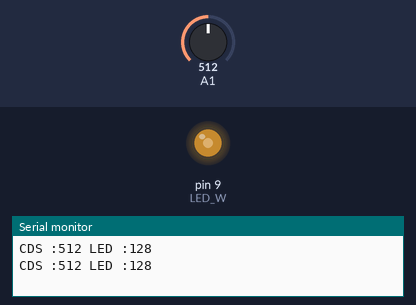
Bench run of a sketch on a simulated Arduino Uno, built with avr-gcc and run on an emulated ATmega328P. Shown: output pins drawn as LEDs (lit = HIGH), the last lines printed to the serial monitor. The test bench sets the inputs (shaded band); at power-on: A1 = 512.

Above: at 1.8 s.
1.9 s: A1 set to 306
At 2.8 s:
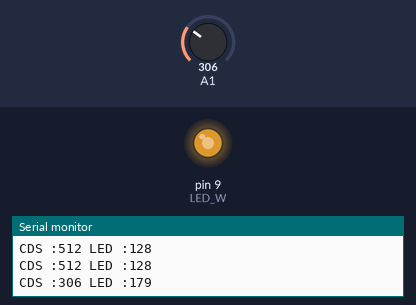
3.5 s: A1 set to 122
At 4.4 s:
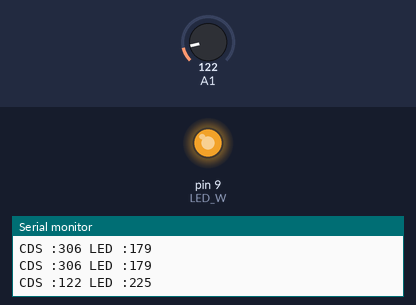
5.5 s: A1 set to 900
At 7.2 s:
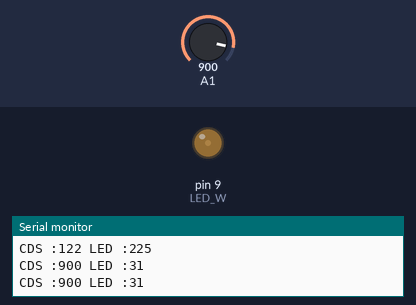
7.5 s: A1 set to 1023
At 8.7 s:
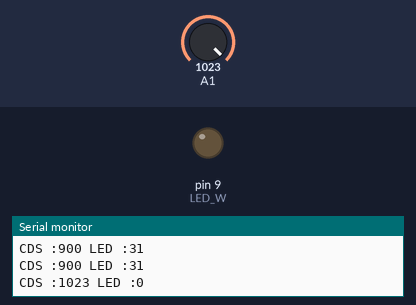
9.5 s: A1 set to 511
At 10.3 s:
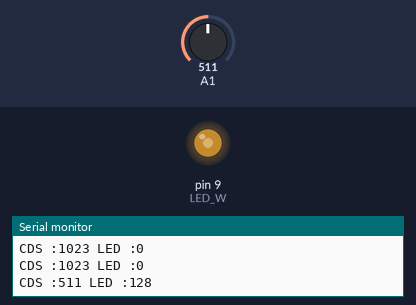
Timing chart, 0 to 12.5 s (numbered marks = the images above; inputs shaded):
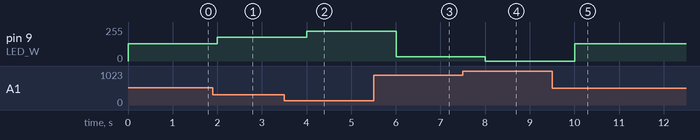

The sketch:

12-3.ino
```cpp
int LED_W=9 ;
// ~D9
void setup() {
   Serial.begin(9600);
   pinMode(LED_W, OUTPUT);
}

void loop() {

int CDS, mapping;

CDS = analogRead(A1); // 0 ~ 1023

mapping = map(CDS, 0, 1023, 0, 255);
mapping = 255-mapping;

analogWrite(LED_W, mapping); // 0~ 255

 Serial.println("CDS :"+String(CDS)+ " LED :" +String(mapping));
// Serial.print("CDS : ");
// Serial.println(CDS);
// Serial.print("LED : ");
// Serial.println(mapping);


delay(1000);
}
```

Measured:
- after the input at 1.9 s, pin 9 (LED_W): 128/255 → 179/255 after 0.10 s
- after the input at 3.5 s, pin 9 (LED_W): 179/255 → 225/255 after 0.50 s
- after the input at 5.5 s, pin 9 (LED_W): 225/255 → 31/255 after 0.50 s
- after the input at 7.5 s, pin 9 (LED_W): 31/255 → 0/255 after 0.51 s
- after the input at 9.5 s, pin 9 (LED_W): 0/255 → 128/255 after 0.51 s
